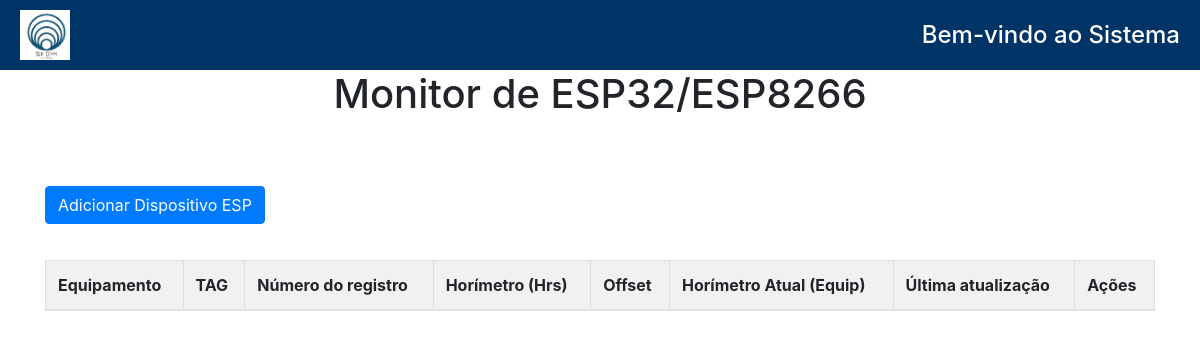
/device_list (signed in), run on an earlier commit of the app's database.
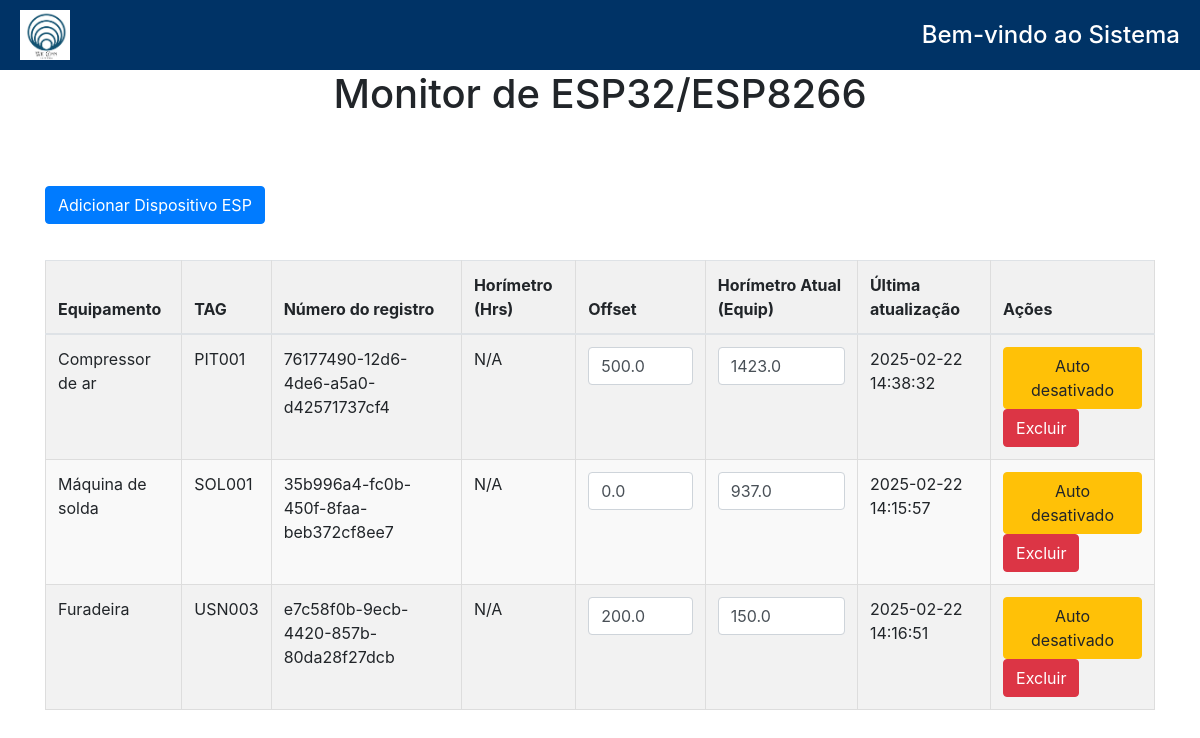
And on a later commit of the database.
### monitorESP/models.py (models this page shows, shortened)
class ESP32Device(models.Model):
    registration_number = models.UUIDField(default=uuid.uuid4, unique=True)
    equipamento = models.ForeignKey(
        'CadEquip.Equipamento',
        on_delete=models.CASCADE,
        related_name='esp_devices',
        null=True,
        blank=True
    )
    horimetro = models.FloatField(null=True, blank=True)
    horimetro_offset = models.FloatField(default=0)
    atualizacao_automatica = models.BooleanField(default=False)
    last_update = models.DateTimeField(auto_now=True)

### CadEquip/models.py (models this page shows, shortened)
class Equipamento(models.Model):
    CLASSIFICACAO = [
        ('a', 'A'),
        ('b', 'B'),
        ('c', 'C'),
    ]
    nome = models.CharField(max_length=200)
    tag = models.CharField(max_length=200, unique=True)
    patrimonio = models.CharField(
        max_length=200,
        unique=True,
        blank=True,  # Allow blank values
        null=True   # Allow null values
    )
    modelo = models.CharField(max_length=200)
    fabricante = models.CharField(max_length=200)
    numero_serie = models.CharField(max_length=200, unique=False, blank=True, null=True)
    ano_fabricacao = models.CharField(max_length=200, blank=True, null=True)
    data_criacao = models.DateTimeField(auto_now_add=True)
    setor = models.ForeignKey('gestaoOS.Setor', on_delete=models.CASCADE, related_name='equipamentos')
    local = models.CharField(max_length=150, blank=True, null=True)
    foto = models.ImageField(upload_to='fotos_equipamentos/%Y/%m/%d/', null=True, blank=True)
    fornecedor = models.ForeignKey(
        'CadFornecedor.Fornecedor',  # Relaciona ao modelo Fornecedor do app CadFornecedor
        on_delete=models.SET_NULL,
        related_name='equipamentos',
        null=True,
        blank=True
    )
    manual_operacao = models.FileField(upload_to='manuais/', null=True, blank=True)
    garantia_termino = models.DateField(null=True, blank=True)
    classe = models.CharField(max_length=1, blank=True, null=True)
    ssma = models.CharField(
        max_length=1,
        choices=CLASSIFICACAO,
        default='c',
    )
    qualidade = models.CharField(
        max_length=1,
        choices=CLASSIFICACAO,
        default='c',
    )
    operacao = models.CharField(
        max_length=1,
        choices=CLASSIFICACAO,
        default='c',
    )
    entrega = models.CharField(
        max_length=1,
        choices=CLASSIFICACAO,
        default='c',
    )
    mtbf = models.CharField(
        max_length=1,
        choices=CLASSIFICACAO,
        default='c',
    )
    mttr = models.CharField(
        max_length=1,
        choices=CLASSIFICACAO,
        default='c',
    )
    horimetro_atual = models.FloatField(default=0, help_text="Horas totais de operação do equipamento")
    ultima_atualizacao = models.DateTimeField(null=True, blank=True)
    class Meta:
        verbose_name = 'Equipamento'
        verbose_name_plural = 'Equipamentos'

### monitorESP/views.py (the view, shortened to what this page needs)
# urls.py: path('device_list', views.device_list, name='device_list'),
@login_required
def device_list(request):
    devices = ESP32Device.objects.all().select_related('equipamento')
    equipamentos = Equipamento.objects.exclude(id__in=ESP32Device.objects.values_list('equipamento_id', flat=True))
    return render(request, 'device_list.html', {
        'devices': devices,
        'equipamentos': equipamentos
    })

### monitorESP/templates/device_list.html (shortened to what this page needs)
{% extends 'base.html' %}
{% load static %}
{% block content %}
<head>
    <link href="https://stackpath.bootstrapcdn.com/bootstrap/4.5.2/css/bootstrap.min.css" rel="stylesheet">
</head>
<body>
    <h1 style="text-align: center;">Monitor de ESP32/ESP8266</h1>
    <div class="container mt-5">
        <button type="button" class="btn btn-primary mb-3" data-toggle="modal" data-target="#equipmentModal">
            Adicionar Dispositivo ESP
        </button>
        <table class="table table-striped">
            <thead>
                <tr>
                    <th>Equipamento</th>
                    <th>TAG</th>
                    <th>Número do registro</th>
                    <th>Horímetro (Hrs)</th>
                    <th>Offset</th>
                    <th>Horímetro Atual (Equip)</th>
                    <th>Última atualização</th>
                    <th>Ações</th>
                </tr>
            </thead>
            <tbody>
                {% for device in devices %}
                <tr>
                    <td>{{ device.equipamento.nome }}</td>
                    <td>{{ device.equipamento.tag }}</td>
                    <td>{{ device.registration_number }}</td>
                    <td>{{ device.horimetro|floatformat:1|default:"N/A" }}</td>
                    <td>
                        <div class="offset-container">
                            <input type="number" class="offset-input form-control" value="{{ device.horimetro_offset }}"
                                   data-device-id="{{ device.id }}" step="0.1">
                        </div>
                    </td>
                    <td>
                        <input type="number" class="horimetro-atual-input form-control"
                               value="{{ device.equipamento.horimetro_atual|floatformat:1 }}"
                               data-device-id="{{ device.id }}"
                               {% if device.atualizacao_automatica %}disabled{% endif %}>
                    </td>
                    <td>{{ device.last_update|date:"Y-m-d H:i:s" }}</td>
                    <td>
                        <button class="btn toggle-auto {% if device.atualizacao_automatica %}btn-success{% else %}btn-warning{% endif %}"
                                data-device-id="{{ device.id }}">
                            {% if device.atualizacao_automatica %}Auto ativado{% else %}Auto desativado{% endif %}
                        </button>
                        <a href="{% url 'delete_device' device.id %}" class="btn btn-danger delete-btn"
                           onclick="return confirm('Tem certeza que deseja excluir este dispositivo?');">Excluir</a>
                    </td>
                </tr>
                {% endfor %}
            </tbody>
        </table>
    </div>
</body>
{% endblock %}

### CadEquip/templates/base.html (shortened to what this page needs)
{% load static %}
<!DOCTYPE html>
<html lang="en">
<head>
    <link rel="stylesheet" href="{% static 'css/style.css' %}">
    <link href="https://cdn.jsdelivr.net/npm/bootstrap-icons/font/bootstrap-icons.css" rel="stylesheet">
</head>
<body>
    <header class="header">
        <img src="{% static 'images/logo.png' %}" alt="Logo">
        <h1>{% block header %}Bem-vindo ao Sistema{% endblock %}</h1>
    </header>
    <main>
        {% block content %}{% endblock %}
    </main>
</body>
</html>

### gestaoOS/static/css/style.css (style rules this page uses)
body { font-family: Garamond, sans-serif; margin: 0; padding: 0; background-color: #f9f9f9; color: #333; }
.header { display: flex; align-items: center; justify-content: space-between; background-color: #003366; color: white; padding: 10px 20px; }
.header img { width: 50px; height: 50px; }
.header h1 { margin: 0; font-size: 1.5rem; }
.container { padding: 20px; max-width: 800px; margin: 0 auto; }
.btn { padding: 5px 10px; text-decoration: none; border-radius: 4px; transition: background-color 0.3s; }
table { width: 100%; border-collapse: collapse; margin-top: 20px; }
table, th, td { border: 1px solid #ddd; }
th, td { padding: 10px; text-align: left; }
th { background-color: #f1f1f1; }
tr:nth-child(even) { background-color: #f9f9f9; }
input, select, textarea { width: 100%; }

### monitorESP/templates/device_list.html (style rules this page uses)
.offset-container { display: flex; align-items: center; gap: 10px; }

What changed in the data, as far as the page shows it:
added ESP32Device: equipamento.nome "Compressor de ar", equipamento.tag "PIT001", registration_number "76177490-12d6-4de6-a5a0-d42571737cf4", horimetro "N/A", horimetro_offset "500.0", equipamento.horimetro_atual "1423.0", last_update "2025-02-22 14:38:32", atualizacao_automatica "Auto desativado"
added ESP32Device: equipamento.nome "Máquina de solda", equipamento.tag "SOL001", registration_number "35b996a4-fc0b-450f-8faa-beb372cf8ee7", horimetro "N/A", horimetro_offset "0.0", equipamento.horimetro_atual "937.0", last_update "2025-02-22 14:15:57", atualizacao_automatica "Auto desativado"
added ESP32Device: equipamento.nome "Furadeira", equipamento.tag "USN003", registration_number "e7c58f0b-9ecb-4420-857b-80da28f27dcb", horimetro "N/A", horimetro_offset "200.0", equipamento.horimetro_atual "150.0", last_update "2025-02-22 14:16:51", atualizacao_automatica "Auto desativado"
